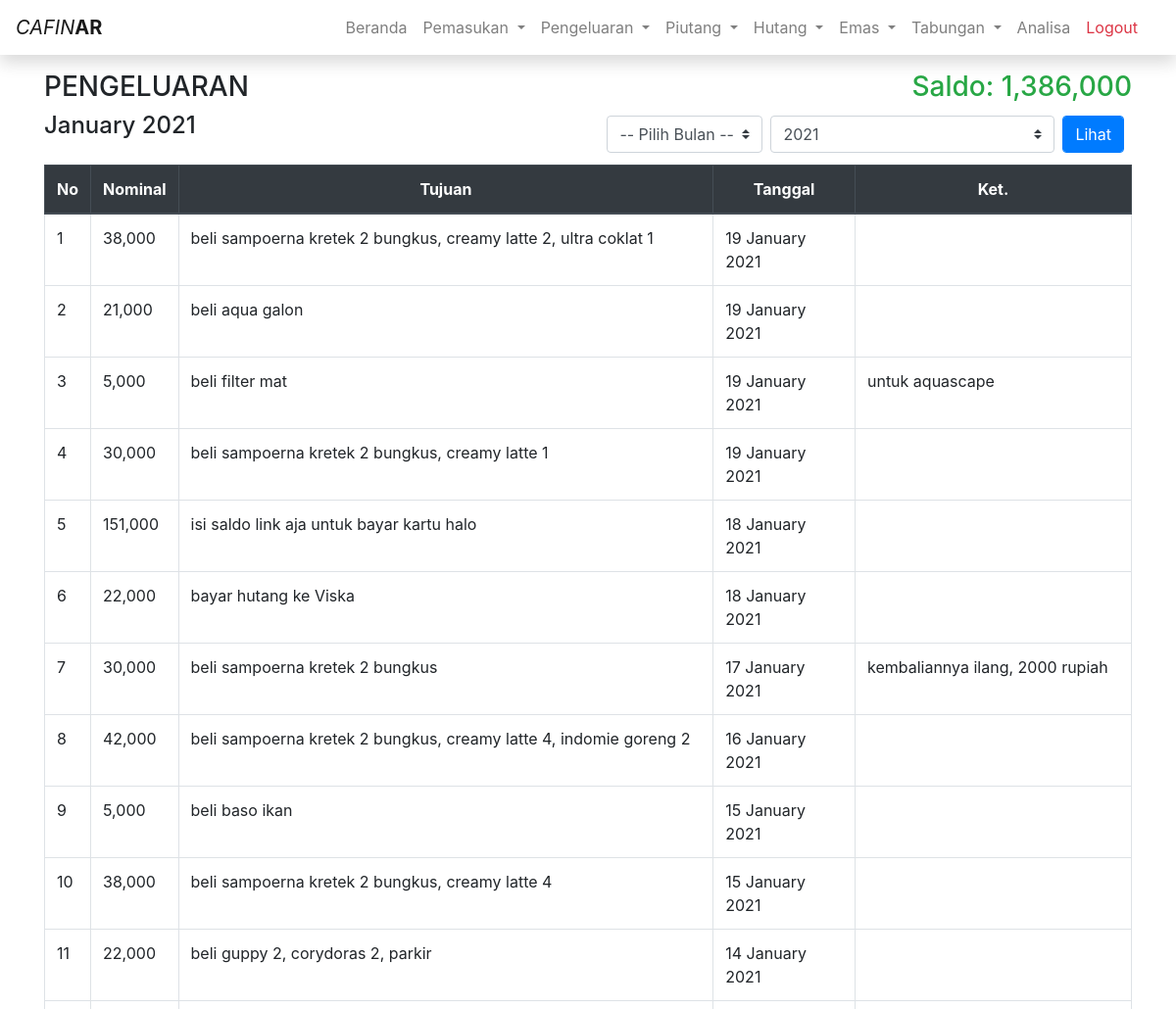
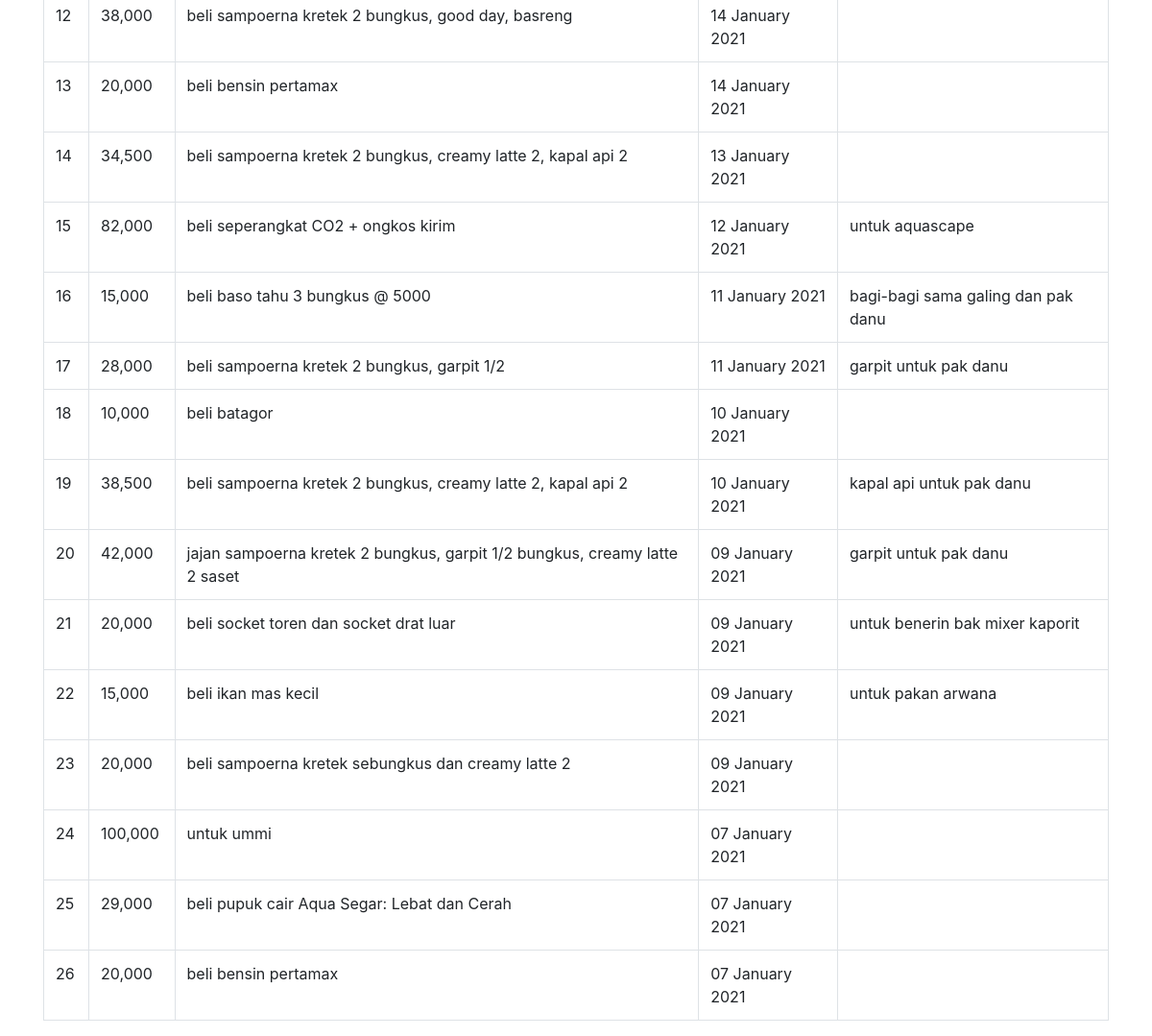
The page /pengeluaran (signed in) on the database its author committed (2 pictures, top to bottom).
### tables this page shows
CREATE TABLE `saldo` (
  `id` int(11) NOT NULL,
  `saldo` int(11) NOT NULL,
  `tanggal` timestamp NOT NULL DEFAULT CURRENT_TIMESTAMP ON UPDATE CURRENT_TIMESTAMP
);

CREATE TABLE `pengeluaran` (
  `id` int(11) NOT NULL,
  `tanggal` timestamp NOT NULL DEFAULT CURRENT_TIMESTAMP ON UPDATE CURRENT_TIMESTAMP,
  `nominal` int(100) NOT NULL,
  `tujuan` varchar(100) NOT NULL,
  `keterangan` varchar(100) NOT NULL
);

### app/core/Controller.php (called while the page is built, shortened)
<?php
class Controller
{
  public function view($view, $data = [])
  {
    require_once 'app/views/' . $view . '.php';
  }
  public function model($model)
  {
    return new $model;
  }
}

### app/controllers/Pengeluaran.php (called while the page is built, shortened)
<?php
class Pengeluaran extends Controller
{
  public function index()
  {
    $data['bulan'] = date('F');
    $data['tahun'] = date('Y');
    $data['pengeluaran'] = $this->model('Pengeluaran_model')->showCurrentMonthPengeluaran();
    $data['saldo'] = $this->model('Saldo_model')->showSaldo();
    $data['title'] = 'PENGELUARAN | ' . $this->title;
    $this->view('pengeluaran/index', $data);
  }
}

### app/core/App.php (called while the page is built, shortened)
<?php
class App
{
  protected $controller = 'Home',
    $method = 'index',
    $params = [];
  public function __construct()
  {
    $this->controller = new $this->controller;
    call_user_func_array([$this->controller, $this->method], $this->params);
  }
}

### index.php (called while the page is built, shortened)
<?php
$app = new App();

### app/core/Database.php (called while the page is built, shortened)
<?php
class Database
{
  private $host = DB_HOST,
    $user = DB_USER,
    $pass = DB_PASS,
    $db_name = DB_NAME;
  private $dbh;
  private $stmt;
  public function __construct()
  {
    $dsn = 'mysql:host=' . $this->host . ';dbname=' . $this->db_name;
    $option = [
      PDO::ATTR_PERSISTENT => true,
      PDO::ATTR_ERRMODE => PDO::ERRMODE_EXCEPTION
    ];
    try {
      $this->dbh = new PDO($dsn, $this->user, $this->pass, $option);
    } catch (PDOException $e) {
      die($e->getMessage());
    }
  }
  public function query($query)
  {
    $this->stmt = $this->dbh->prepare($query);
  }
  public function execute()
  {
    $this->stmt->execute();
  }
  public function resultSet()
  {
    $this->execute();
    return $this->stmt->fetchAll(PDO::FETCH_ASSOC);
  }
  public function single()
  {
    $this->execute();
    return $this->stmt->fetch(PDO::FETCH_ASSOC);
  }
}

### app/models/Saldo_model.php (called while the page is built, shortened)
<?php
class Saldo_model
{
  private $table = 'saldo',
    $db;
  public function __construct()
  {
    $this->db = new Database;
  }
  public function showSaldo()
  {
    $this->db->query("SELECT * FROM " . $this->table . " WHERE id = 1");
    return $this->db->single();
  }
}

### app/models/Pengeluaran_model.php (called while the page is built, shortened)
<?php
class Pengeluaran_model
{
  private $table = 'pengeluaran',
    $db;
  public function __construct()
  {
    $this->db = new Database;
  }
  public function showCurrentMonthPengeluaran()
  {
    $this->db->query("SELECT * FROM " . $this->table . "
     WHERE MONTH(tanggal) = MONTH(CURRENT_DATE())
     AND
     YEAR(tanggal) = YEAR(CURRENT_DATE())
     ORDER BY tanggal DESC");
    return $this->db->resultSet();
  }
}

### app/views/pengeluaran/index.php (the view, shortened to what this page needs)
<div class="row">
  <div class="col">
    <h3>PENGELUARAN</h3>
  </div>
  <div class="col text-right">
    <h3 class="text-success">Saldo: <?= number_format($data['saldo']['saldo']); ?></h3>
  </div>
</div>
<div class="row">
  <div class="col">
    <h4><?= $data['bulan'] ?> <?= $data['tahun'] ?></h4>
  </div>
  <div class="col d-flex justify-content-end">
    <form class="form-inline" method="POST" action="<?= BASEURL; ?>/pengeluaran/index">
      <select class="custom-select my-1 mr-sm-2" id="bulan" name="bulan" required>
        <option value="00">-- Pilih Bulan --</option>
      </select>
      <input type="number" class="custom-select my-1 mr-sm-2" id="tahun" name="tahun" placeholder="tahun" value="<?= $data['tahun']; ?>" required>
      <button class="btn btn-primary form-control mr-sm-2">Lihat</button>
    </form>
  </div>
</div>
<div class="row">
  <div class="col">
    <table class="table table-bordered table-hover">
      <thead class="thead-dark">
        <tr class="text-center">
          <th scope="col">No</th>
          <th scope="col">Nominal</th>
          <th scope="col">Tujuan</th>
          <th scope="col">Tanggal</th>
          <th scope="col">Ket.</th>
        </tr>
      </thead>
      <tbody>
        <?php
        $no = 1;
        foreach ($data['pengeluaran'] as $pengeluaran) :
        ?>
          <tr>
            <td><?= $no++; ?></td>
            <td><?= number_format($pengeluaran['nominal']); ?></td>
            <td><?= $pengeluaran['tujuan']; ?></td>
            <td><?= date('d F Y', strtotime($pengeluaran['tanggal'])); ?></td>
            <td><?= $pengeluaran['keterangan']; ?></td>
          </tr>
        <?php endforeach; ?>
      </tbody>
    </table>
  </div>
</div>

### rows shown on the page
saldo: saldo "1,386,000"
pengeluaran: nominal "38,000", tujuan "beli sampoerna kretek 2 bungkus, creamy latte 2, ultra coklat 1", tanggal "19 January 2021"
pengeluaran: nominal "21,000", tujuan "beli aqua galon", tanggal "19 January 2021"
pengeluaran: nominal "5,000", tujuan "beli filter mat", tanggal "19 January 2021", keterangan "untuk aquascape"
pengeluaran: nominal "30,000", tujuan "beli sampoerna kretek 2 bungkus, creamy latte 1", tanggal "19 January 2021"
pengeluaran: nominal "151,000", tujuan "isi saldo link aja untuk bayar kartu halo", tanggal "18 January 2021"
pengeluaran: nominal "22,000", tujuan "bayar hutang ke Viska", tanggal "18 January 2021"
pengeluaran: nominal "30,000", tujuan "beli sampoerna kretek 2 bungkus", tanggal "17 January 2021", keterangan "kembaliannya ilang, 2000 rupiah"
pengeluaran: nominal "42,000", tujuan "beli sampoerna kretek 2 bungkus, creamy latte 4, indomie goreng 2", tanggal "16 January 2021"
pengeluaran: nominal "5,000", tujuan "beli baso ikan", tanggal "15 January 2021"
pengeluaran: nominal "38,000", tujuan "beli sampoerna kretek 2 bungkus, creamy latte 4", tanggal "15 January 2021"
pengeluaran: nominal "22,000", tujuan "beli guppy 2, corydoras 2, parkir", tanggal "14 January 2021"
pengeluaran: nominal "38,000", tujuan "beli sampoerna kretek 2 bungkus, good day, basreng", tanggal "14 January 2021"
pengeluaran: nominal "20,000", tujuan "beli bensin pertamax", tanggal "14 January 2021"
pengeluaran: nominal "34,500", tujuan "beli sampoerna kretek 2 bungkus, creamy latte 2, kapal api 2", tanggal "13 January 2021"
pengeluaran: nominal "82,000", tujuan "beli seperangkat CO2 + ongkos kirim", tanggal "12 January 2021", keterangan "untuk aquascape"
pengeluaran: nominal "15,000", tujuan "beli baso tahu 3 bungkus @ 5000", tanggal "11 January 2021", keterangan "bagi-bagi sama galing dan pak danu"
pengeluaran: nominal "28,000", tujuan "beli sampoerna kretek 2 bungkus, garpit 1/2", tanggal "11 January 2021", keterangan "garpit untuk pak danu"
pengeluaran: nominal "10,000", tujuan "beli batagor", tanggal "10 January 2021"
pengeluaran: nominal "38,500", tujuan "beli sampoerna kretek 2 bungkus, creamy latte 2, kapal api 2", tanggal "10 January 2021", keterangan "kapal api untuk pak danu"
pengeluaran: nominal "42,000", tujuan "jajan sampoerna kretek 2 bungkus, garpit 1/2 bungkus, creamy latte 2 saset", tanggal "09 January 2021", keterangan "garpit untuk pak danu"
pengeluaran: nominal "20,000", tujuan "beli socket toren dan socket drat luar", tanggal "09 January 2021", keterangan "untuk benerin bak mixer kaporit"
pengeluaran: nominal "15,000", tujuan "beli ikan mas kecil", tanggal "09 January 2021", keterangan "untuk pakan arwana"
pengeluaran: nominal "20,000", tujuan "beli sampoerna kretek sebungkus dan creamy latte 2", tanggal "09 January 2021"
pengeluaran: nominal "100,000", tujuan "untuk ummi", tanggal "07 January 2021"
pengeluaran: nominal "29,000", tujuan "beli pupuk cair Aqua Segar: Lebat dan Cerah", tanggal "07 January 2021"
pengeluaran: nominal "20,000", tujuan "beli bensin pertamax", tanggal "07 January 2021"

### other values the page prints
$data['bulan'] "January"
$data['tahun'] "2021"
